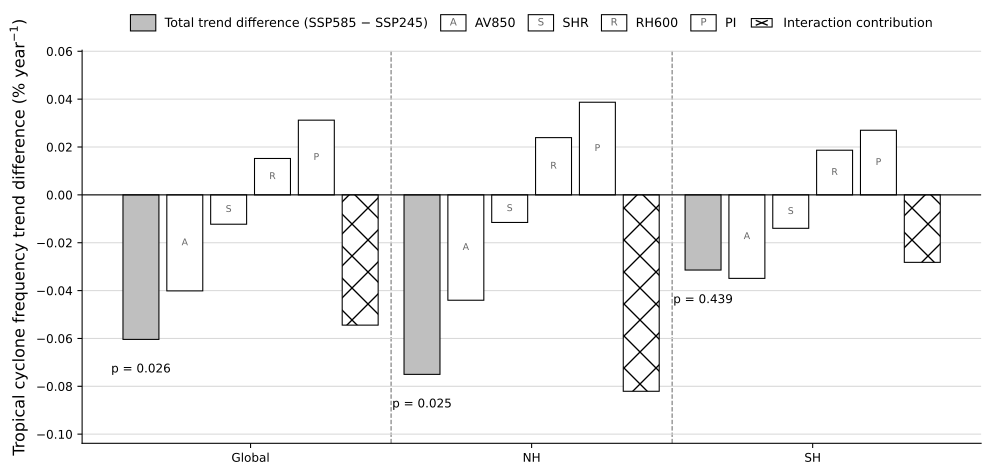

Here is the Python script that generated this plot:
from __future__ import annotations

import argparse
import itertools
import os
import subprocess
import sys
from pathlib import Path

SCRIPT_DIR = Path(__file__).resolve().parent
os.environ.setdefault("MPLCONFIGDIR", str(SCRIPT_DIR / ".mplconfig"))
os.environ.setdefault("XDG_CACHE_HOME", str(SCRIPT_DIR / ".cache"))

import matplotlib

matplotlib.use("Agg")
matplotlib.rcParams["axes.unicode_minus"] = True

import matplotlib.pyplot as plt
from matplotlib.legend_handler import HandlerBase
from matplotlib.lines import Line2D
from matplotlib.patches import Rectangle
import numpy as np
import pandas as pd
import statsmodels.api as sm

from matplotlib.text import Text


DEFAULT_INPUT = Path("g1_tc_by_basin_model_experiment_year.tsv")


DEFAULT_ONERETAINED_INPUT = Path("g1_oneretained_tc_by_basin_model_experiment_year.tsv")


DEFAULT_TWORETAINED_INPUT = Path("g1_tworetained_tc_by_basin_model_experiment_year.tsv")


DEFAULT_THREERETAINED_INPUT = Path("g1_threeretained_tc_by_basin_model_experiment_year.tsv")


BASIN_ORDER = ["AS", "BoB", "WNP", "ENP", "NA", "SI", "SP"]


GROUP_ORDER = ["Global", "NH", "SH"]


GROUP_BASINS = {
    "Global": BASIN_ORDER,
    "NH": ["AS", "BoB", "WNP", "ENP", "NA"],
    "SH": ["SI", "SP"],
}


BASELINE_EXPERIMENT = "historical"


BASELINE_YEARS = (1980, 2014)


FUTURE_EXPERIMENTS = ["ssp245", "ssp585"]


RETAINED_PREDICTOR_ORDER = ["av850", "shr", "rh600", "pi"]


RETAINED_PREDICTOR_LABELS = {
    "av850": "AV850",
    "shr": "SHR",
    "rh600": "RH600",
    "pi": "PI",
}


PREDICTOR_INDEX = {predictor: i for i, predictor in enumerate(RETAINED_PREDICTOR_ORDER)}


TWORETAINED_ORDER = [
    "av850_shr",
    "av850_rh600",
    "av850_pi",
    "shr_rh600",
    "shr_pi",
    "rh600_pi",
]


THREERETAINED_ORDER = [
    "av850_shr_rh600",
    "av850_shr_pi",
    "av850_rh600_pi",
    "shr_rh600_pi",
]


RETAINED_PREDICTOR_FILL_LETTERS = {
    "av850": "A",
    "shr": "S",
    "rh600": "R",
    "pi": "P",
}


PREDICTOR_BAR_FACE_COLOR = "#FFFFFF"


class LetterFillLegendItem:
    def __init__(self, letter: str) -> None:
        self.letter = letter


class LetterFillLegendHandler(HandlerBase):
    def create_artists(
        self,
        legend,
        orig_handle,
        xdescent,
        ydescent,
        width,
        height,
        fontsize,
        trans,
    ):
        x0 = -xdescent
        y0 = -ydescent
        rect = Rectangle(
            (x0, y0),
            width,
            height,
            facecolor=PREDICTOR_BAR_FACE_COLOR,
            edgecolor="black",
            linewidth=0.8,
            transform=trans,
        )
        artists = [rect]
        artists.append(
            Text(
                x=x0 + width * 0.5,
                y=y0 + height * 0.5,
                text=orig_handle.letter,
                ha="center",
                va="center",
                fontsize=fontsize * 0.8,
                color="#666666",
                transform=trans,
            )
        )
        return artists


def load_rate_table(path: Path) -> pd.DataFrame:
    df = pd.read_csv(path, sep="\t", keep_default_na=False)
    required = {
        "basin",
        "model",
        "experiment",
        "year",
        "rate_per_year_per_realization",
    }
    missing = required - set(df.columns)
    if missing:
        raise ValueError(f"Missing required columns in {path}: {sorted(missing)}")

    missing_experiments = set(["historical", *FUTURE_EXPERIMENTS]) - set(df["experiment"])
    if missing_experiments:
        raise ValueError(
            f"Missing required experiments in {path}: {sorted(missing_experiments)}"
        )

    missing_basins = set(BASIN_ORDER) - set(df["basin"])
    if missing_basins:
        raise ValueError(f"Missing required basins in {path}: {sorted(missing_basins)}")

    return df


def load_predictor_rate_table(
    path: Path, predictor_column: str, expected_values: list[str]
) -> pd.DataFrame:
    df = pd.read_csv(path, sep="\t", keep_default_na=False)
    required = {
        "basin",
        "model",
        "experiment",
        "variant",
        predictor_column,
        "year",
        "rate_per_year_per_realization",
    }
    missing = required - set(df.columns)
    if missing:
        raise ValueError(f"Missing required columns in {path}: {sorted(missing)}")

    missing_experiments = set(FUTURE_EXPERIMENTS) - set(df["experiment"])
    if missing_experiments:
        raise ValueError(
            f"Missing required experiments in {path}: {sorted(missing_experiments)}"
        )

    missing_predictors = set(expected_values) - set(df[predictor_column])
    if missing_predictors:
        raise ValueError(
            f"Missing required predictors in {path}: {sorted(missing_predictors)}"
        )

    missing_basins = set(BASIN_ORDER) - set(df["basin"])
    if missing_basins:
        raise ValueError(f"Missing required basins in {path}: {sorted(missing_basins)}")

    return df


def load_oneretained_rate_table(path: Path) -> pd.DataFrame:
    return load_predictor_rate_table(path, "retained_predictor", RETAINED_PREDICTOR_ORDER)


def load_tworetained_rate_table(path: Path) -> pd.DataFrame:
    return load_predictor_rate_table(
        path, "retained_predictor_pair", TWORETAINED_ORDER
    )


def load_threeretained_rate_table(path: Path) -> pd.DataFrame:
    return load_predictor_rate_table(
        path, "retained_predictor_triple", THREERETAINED_ORDER
    )


def build_group_rate_table(df: pd.DataFrame) -> pd.DataFrame:
    group_tables = []
    for group, basins in GROUP_BASINS.items():
        group_df = (
            df[df["basin"].isin(basins)]
            .groupby(["model", "experiment", "year"], as_index=False)["rate_per_year_per_realization"]
            .sum()
        )
        group_df.insert(0, "group", group)
        group_tables.append(group_df)
    return pd.concat(group_tables, ignore_index=True)


def build_group_predictor_rate_table(
    df: pd.DataFrame, predictor_column: str
) -> pd.DataFrame:
    group_tables = []
    for group, basins in GROUP_BASINS.items():
        group_df = (
            df[df["basin"].isin(basins)]
            .groupby(
                ["model", "experiment", predictor_column, "year"],
                as_index=False,
            )["rate_per_year_per_realization"]
            .sum()
        )
        group_df.insert(0, "group", group)
        group_tables.append(group_df)
    return pd.concat(group_tables, ignore_index=True)


def build_group_oneretained_rate_table(df: pd.DataFrame) -> pd.DataFrame:
    return build_group_predictor_rate_table(df, "retained_predictor")


def build_group_tworetained_rate_table(df: pd.DataFrame) -> pd.DataFrame:
    return build_group_predictor_rate_table(df, "retained_predictor_pair")


def build_group_threeretained_rate_table(df: pd.DataFrame) -> pd.DataFrame:
    return build_group_predictor_rate_table(df, "retained_predictor_triple")


def compute_historical_baseline(group_df: pd.DataFrame) -> pd.DataFrame:
    baseline = (
        group_df[
            (group_df["experiment"] == BASELINE_EXPERIMENT)
            & group_df["year"].between(*BASELINE_YEARS)
        ]
        .groupby(["group", "model"], as_index=False)["rate_per_year_per_realization"]
        .mean()
        .rename(columns={"rate_per_year_per_realization": "historical_mean_rate"})
    )

    zero_baseline = baseline[baseline["historical_mean_rate"] == 0][["group", "model"]]
    if not zero_baseline.empty:
        raise ValueError(
            "Historical mean rate is zero for group/model pairs, so percent change is "
            f"undefined: {zero_baseline.to_dict('records')[:6]}"
        )

    return baseline


def apply_historical_baseline(
    group_df: pd.DataFrame, baseline: pd.DataFrame
) -> pd.DataFrame:
    change_df = group_df.merge(
        baseline,
        on=["group", "model"],
        how="left",
        validate="many_to_one",
    )

    missing_baseline = change_df[change_df["historical_mean_rate"].isna()][
        ["group", "model"]
    ].drop_duplicates()
    if not missing_baseline.empty:
        raise ValueError(
            "Missing historical mean rate for group/model pairs: "
            f"{missing_baseline.to_dict('records')[:6]}"
        )

    change_df["change_percent"] = (
        change_df["rate_per_year_per_realization"] - change_df["historical_mean_rate"]
    ).div(change_df["historical_mean_rate"]).mul(100.0)
    return change_df


def compute_oneretained_change_table(
    oneretained_df: pd.DataFrame, baseline: pd.DataFrame
) -> pd.DataFrame:
    group_df = build_group_oneretained_rate_table(oneretained_df)
    return apply_historical_baseline(group_df, baseline)


def compute_tworetained_change_table(
    tworetained_df: pd.DataFrame, baseline: pd.DataFrame
) -> pd.DataFrame:
    group_df = build_group_tworetained_rate_table(tworetained_df)
    return apply_historical_baseline(group_df, baseline)


def compute_threeretained_change_table(
    threeretained_df: pd.DataFrame, baseline: pd.DataFrame
) -> pd.DataFrame:
    group_df = build_group_threeretained_rate_table(threeretained_df)
    return apply_historical_baseline(group_df, baseline)


def summarize_mean_change(change_df: pd.DataFrame) -> pd.DataFrame:
    return (
        change_df.groupby(["group", "experiment", "year"], as_index=False)["change_percent"]
        .mean()
        .rename(columns={"change_percent": "mean_change"})
    )


def summarize_predictor_mean_change(
    change_df: pd.DataFrame, predictor_column: str
) -> pd.DataFrame:
    return (
        change_df.groupby(
            ["group", predictor_column, "experiment", "year"], as_index=False
        )["change_percent"]
        .mean()
        .rename(columns={"change_percent": "mean_change"})
    )


def summarize_oneretained_mean_change(change_df: pd.DataFrame) -> pd.DataFrame:
    return summarize_predictor_mean_change(change_df, "retained_predictor")


def summarize_tworetained_mean_change(change_df: pd.DataFrame) -> pd.DataFrame:
    return summarize_predictor_mean_change(change_df, "retained_predictor_pair")


def summarize_threeretained_mean_change(change_df: pd.DataFrame) -> pd.DataFrame:
    return summarize_predictor_mean_change(change_df, "retained_predictor_triple")


def compute_method1_stats(summary: pd.DataFrame) -> pd.DataFrame:
    rows: list[dict[str, float | str]] = []

    for group in GROUP_ORDER:
        subset = summary[
            (summary["group"] == group)
            & (summary["experiment"].isin(FUTURE_EXPERIMENTS))
            & (summary["year"].between(2015, 2099))
        ].copy()
        if subset.empty:
            continue

        subset["year_centered"] = subset["year"] - 2015
        subset["is_ssp585"] = (subset["experiment"] == "ssp585").astype(int)
        subset["interaction"] = subset["year_centered"] * subset["is_ssp585"]

        design = sm.add_constant(subset[["year_centered", "is_ssp585", "interaction"]])
        fit = sm.OLS(subset["mean_change"], design).fit()

        rows.append({"group": group, "slope_diff": float(fit.params["interaction"])})

    return pd.DataFrame(rows)


def compute_predictor_method1_stats(
    summary: pd.DataFrame, predictor_column: str, key_order: list[str]
) -> pd.DataFrame:
    rows: list[dict[str, float | str]] = []

    for group in GROUP_ORDER:
        for predictor in key_order:
            subset = summary[
                (summary["group"] == group)
                & (summary[predictor_column] == predictor)
                & (summary["experiment"].isin(FUTURE_EXPERIMENTS))
                & (summary["year"].between(2015, 2099))
            ].copy()
            if subset.empty:
                continue

            subset["year_centered"] = subset["year"] - 2015
            subset["is_ssp585"] = (subset["experiment"] == "ssp585").astype(int)
            subset["interaction"] = subset["year_centered"] * subset["is_ssp585"]

            design = sm.add_constant(
                subset[["year_centered", "is_ssp585", "interaction"]]
            )
            fit = sm.OLS(subset["mean_change"], design).fit()

            rows.append(
                {
                    "group": group,
                    predictor_column: predictor,
                    "slope_diff": float(fit.params["interaction"]),
                }
            )

    return pd.DataFrame(rows)


def compute_oneretained_method1_stats(summary: pd.DataFrame) -> pd.DataFrame:
    return compute_predictor_method1_stats(
        summary, "retained_predictor", RETAINED_PREDICTOR_ORDER
    )


def compute_tworetained_method1_stats(summary: pd.DataFrame) -> pd.DataFrame:
    return compute_predictor_method1_stats(
        summary, "retained_predictor_pair", TWORETAINED_ORDER
    )


def compute_threeretained_method1_stats(summary: pd.DataFrame) -> pd.DataFrame:
    return compute_predictor_method1_stats(
        summary, "retained_predictor_triple", THREERETAINED_ORDER
    )


def ordered_combo_key(parts: tuple[str, ...] | list[str]) -> str:
    return "_".join(sorted(parts, key=PREDICTOR_INDEX.__getitem__))


def fill_text_for_combo(parts: tuple[str, ...] | list[str]) -> str:
    return " ".join(RETAINED_PREDICTOR_FILL_LETTERS[part] for part in parts)


def compute_twoway_interaction_stats(
    oneretained_method1_stats: pd.DataFrame,
    tworetained_method1_stats: pd.DataFrame,
) -> pd.DataFrame:
    single_lookup = oneretained_method1_stats.set_index(
        ["group", "retained_predictor"]
    )["slope_diff"]
    pair_lookup = tworetained_method1_stats.set_index(
        ["group", "retained_predictor_pair"]
    )["slope_diff"]
    rows: list[dict[str, float | str]] = []

    for group in GROUP_ORDER:
        for pair in TWORETAINED_ORDER:
            parts = tuple(pair.split("_"))
            rows.append(
                {
                    "group": group,
                    "effect_key": pair,
                    "effect_value": float(
                        pair_lookup.loc[(group, pair)]
                        - single_lookup.loc[(group, parts[0])]
                        - single_lookup.loc[(group, parts[1])]
                    ),
                    "fill_text": fill_text_for_combo(parts),
                    "effect_type": "two_way",
                }
            )

    return pd.DataFrame(rows)


def compute_threeway_interaction_stats(
    oneretained_method1_stats: pd.DataFrame,
    tworetained_method1_stats: pd.DataFrame,
    threeretained_method1_stats: pd.DataFrame,
) -> pd.DataFrame:
    single_lookup = oneretained_method1_stats.set_index(
        ["group", "retained_predictor"]
    )["slope_diff"]
    pair_lookup = tworetained_method1_stats.set_index(
        ["group", "retained_predictor_pair"]
    )["slope_diff"]
    triple_lookup = threeretained_method1_stats.set_index(
        ["group", "retained_predictor_triple"]
    )["slope_diff"]
    rows: list[dict[str, float | str]] = []

    for group in GROUP_ORDER:
        for triple in THREERETAINED_ORDER:
            parts = tuple(triple.split("_"))
            pair_keys = [
                ordered_combo_key((parts[0], parts[1])),
                ordered_combo_key((parts[0], parts[2])),
                ordered_combo_key((parts[1], parts[2])),
            ]
            rows.append(
                {
                    "group": group,
                    "effect_key": triple,
                    "effect_value": float(
                        triple_lookup.loc[(group, triple)]
                        - pair_lookup.loc[(group, pair_keys[0])]
                        - pair_lookup.loc[(group, pair_keys[1])]
                        - pair_lookup.loc[(group, pair_keys[2])]
                        + single_lookup.loc[(group, parts[0])]
                        + single_lookup.loc[(group, parts[1])]
                        + single_lookup.loc[(group, parts[2])]
                    ),
                    "fill_text": fill_text_for_combo(parts),
                    "effect_type": "three_way",
                }
            )

    return pd.DataFrame(rows)


def build_effect_offsets(effect_order: list[str]) -> tuple[np.ndarray, float]:
    count = len(effect_order)
    if count == 1:
        return np.array([0.0]), 0.28

    max_span = 0.78
    step = min(0.18, max_span / max(count - 1, 1))
    offsets = (np.arange(count, dtype=float) - (count - 1) / 2.0) * step
    bar_width = step * 0.82
    return offsets, bar_width


def add_group_separators(ax: plt.Axes) -> None:
    for xpos in [0.5, 1.5]:
        ax.axvline(xpos, color="#808080", linestyle="--", linewidth=0.9, zorder=0)


def add_centered_label_to_bar(ax: plt.Axes, bar, fill_text: str) -> None:
    if not fill_text:
        return
    height = float(bar.get_height())
    if pd.isna(height) or height == 0.0:
        return

    x = bar.get_x() + bar.get_width() * 0.5
    y = height * 0.5
    txt = ax.text(
        x,
        y,
        fill_text,
        ha="center",
        va="center",
        fontsize=7.0,
        color="#666666",
        zorder=bar.get_zorder() + 0.2,
        clip_on=True,
    )
    txt.set_clip_path(bar)


DEFAULT_OUTPUT = Path("GFig3.pdf")
MAIN_EFFECT_KEY = "total_trend_difference"
MAIN_EFFECT_LABEL = "Total trend difference (SSP585 − SSP245)"
MAIN_BAR_COLOR = "#BFBFBF"
INTERACTION_EFFECT_KEY = "interaction_contribution"
INTERACTION_EFFECT_LABEL = "Interaction contribution"
INTERACTION_EFFECT_HATCH = "x"
PANEL_TITLE = (
    "Total trend difference (SSP585 − SSP245), individual predictor contribution, "
    "and interaction contribution"
)


class CenteredHatchLegendItem:
    def __init__(self, hatch: str) -> None:
        self.hatch = hatch


class CenteredHatchLegendHandler(HandlerBase):
    def create_artists(
        self,
        legend,
        orig_handle,
        xdescent,
        ydescent,
        width,
        height,
        fontsize,
        trans,
    ):
        x0 = -xdescent
        y0 = -ydescent
        rect_width = width * 0.82
        rect_height = height * 0.52
        rect_x = x0 + (width - rect_width) * 0.5
        rect_y = y0 + (height - rect_height) * 0.5
        rect = Rectangle(
            (rect_x, rect_y),
            rect_width,
            rect_height,
            facecolor="white",
            edgecolor="black",
            linewidth=0.8,
            transform=trans,
        )
        artists = [rect]

        x_left = rect_x + rect_width * 0.24
        x_center = rect_x + rect_width * 0.5
        x_right = rect_x + rect_width * 0.76
        y_bottom = rect_y + rect_height * 0.24
        y_center = rect_y + rect_height * 0.5
        y_top = rect_y + rect_height * 0.76

        if orig_handle.hatch == "/":
            artists.append(
                Line2D(
                    [x_left, x_right],
                    [y_bottom, y_top],
                    color="black",
                    linewidth=1.0,
                    transform=trans,
                )
            )
        elif orig_handle.hatch == "x":
            artists.extend(
                [
                    Line2D(
                        [x_left, x_right],
                        [y_bottom, y_top],
                        color="black",
                        linewidth=1.0,
                        transform=trans,
                    ),
                    Line2D(
                        [x_left, x_right],
                        [y_top, y_bottom],
                        color="black",
                        linewidth=1.0,
                        transform=trans,
                    ),
                ]
            )
        elif orig_handle.hatch == ".":
            artists.append(
                Line2D(
                    [x_center],
                    [y_center],
                    marker="o",
                    markersize=3.2,
                    linestyle="None",
                    markeredgecolor="black",
                    markerfacecolor="none",
                    transform=trans,
                )
            )

        return artists


def parse_args() -> argparse.Namespace:
    parser = argparse.ArgumentParser(
        description=(
            "Plot grouped SSP585 minus SSP245 differences in TC genesis-rate "
            "change with the total trend difference, individual predictor "
            "contributions, and summed interaction contribution."
        )
    )
    parser.add_argument(
        "--input",
        type=Path,
        default=DEFAULT_INPUT,
        help=f"Input TSV file (default: {DEFAULT_INPUT})",
    )
    parser.add_argument(
        "--output",
        type=Path,
        default=DEFAULT_OUTPUT,
        help=f"Output figure path (default: {DEFAULT_OUTPUT})",
    )
    parser.add_argument(
        "--oneretained-input",
        type=Path,
        default=DEFAULT_ONERETAINED_INPUT,
        help=(
            "One-retained-predictor input TSV file "
            f"(default: {DEFAULT_ONERETAINED_INPUT})"
        ),
    )
    parser.add_argument(
        "--tworetained-input",
        type=Path,
        default=DEFAULT_TWORETAINED_INPUT,
        help=(
            "Two-retained-predictor input TSV file "
            f"(default: {DEFAULT_TWORETAINED_INPUT})"
        ),
    )
    parser.add_argument(
        "--threeretained-input",
        type=Path,
        default=DEFAULT_THREERETAINED_INPUT,
        help=(
            "Three-retained-predictor input TSV file "
            f"(default: {DEFAULT_THREERETAINED_INPUT})"
        ),
    )
    return parser.parse_args()


def compute_fourway_summary(
    summary: pd.DataFrame,
    oneretained_summary: pd.DataFrame,
    tworetained_summary: pd.DataFrame,
    threeretained_summary: pd.DataFrame,
) -> pd.DataFrame:
    main_lookup = summary.set_index(["group", "experiment", "year"])["mean_change"]
    single_lookup = oneretained_summary.set_index(
        ["group", "retained_predictor", "experiment", "year"]
    )["mean_change"]
    pair_lookup = tworetained_summary.set_index(
        ["group", "retained_predictor_pair", "experiment", "year"]
    )["mean_change"]
    triple_lookup = threeretained_summary.set_index(
        ["group", "retained_predictor_triple", "experiment", "year"]
    )["mean_change"]
    pair_keys = [
        ordered_combo_key(parts)
        for parts in itertools.combinations(RETAINED_PREDICTOR_ORDER, 2)
    ]
    triple_keys = [
        ordered_combo_key(parts)
        for parts in itertools.combinations(RETAINED_PREDICTOR_ORDER, 3)
    ]

    rows: list[dict[str, float | int | str]] = []
    for group in GROUP_ORDER:
        for experiment in FUTURE_EXPERIMENTS:
            years = summary[
                (summary["group"] == group) & (summary["experiment"] == experiment)
            ]["year"].tolist()
            for year in sorted(years):
                rows.append(
                    {
                        "group": group,
                        "experiment": experiment,
                        "year": int(year),
                        "mean_change": float(
                            main_lookup.loc[(group, experiment, year)]
                            - sum(
                                triple_lookup.loc[(group, key, experiment, year)]
                                for key in triple_keys
                            )
                            + sum(
                                pair_lookup.loc[(group, key, experiment, year)]
                                for key in pair_keys
                            )
                            - sum(
                                single_lookup.loc[(group, key, experiment, year)]
                                for key in RETAINED_PREDICTOR_ORDER
                            )
                        ),
                    }
                )

    return pd.DataFrame(rows)


def compute_fourway_method1_stats(
    summary: pd.DataFrame,
    oneretained_summary: pd.DataFrame,
    tworetained_summary: pd.DataFrame,
    threeretained_summary: pd.DataFrame,
) -> pd.DataFrame:
    fourway_summary = compute_fourway_summary(
        summary,
        oneretained_summary,
        tworetained_summary,
        threeretained_summary,
    )
    return compute_method1_stats(fourway_summary)


def compute_method1_stats_with_pvalues(summary: pd.DataFrame) -> pd.DataFrame:
    rows: list[dict[str, float | str]] = []

    for group in GROUP_ORDER:
        subset = summary[
            (summary["group"] == group)
            & (summary["experiment"].isin(FUTURE_EXPERIMENTS))
            & (summary["year"].between(2015, 2099))
        ].copy()
        if subset.empty:
            continue

        subset["year_centered"] = subset["year"] - 2015
        subset["is_ssp585"] = (subset["experiment"] == "ssp585").astype(int)
        subset["interaction"] = subset["year_centered"] * subset["is_ssp585"]

        design = sm.add_constant(subset[["year_centered", "is_ssp585", "interaction"]])
        fit = sm.OLS(subset["mean_change"], design).fit()
        rows.append(
            {
                "group": group,
                "slope_diff": float(fit.params["interaction"]),
                "p_value": float(fit.pvalues["interaction"]),
            }
        )

    return pd.DataFrame(rows)


def build_display_table(
    method1_stats: pd.DataFrame,
    oneretained_method1_stats: pd.DataFrame,
    twoway_interaction_stats: pd.DataFrame,
    threeway_interaction_stats: pd.DataFrame,
    fourway_method1_stats: pd.DataFrame,
) -> pd.DataFrame:
    two_way_lookup = twoway_interaction_stats.groupby("group")["effect_value"].sum()
    three_way_lookup = threeway_interaction_stats.groupby("group")["effect_value"].sum()
    fourway_lookup = fourway_method1_stats.set_index("group")
    total_lookup = method1_stats.set_index("group")

    rows: list[dict[str, float | str]] = []
    for group in GROUP_ORDER:
        rows.append(
            {
                "group": group,
                "effect_key": MAIN_EFFECT_KEY,
                "effect_value": float(total_lookup.loc[group, "slope_diff"]),
                "fill_text": "",
                "facecolor": MAIN_BAR_COLOR,
                "hatch": "",
                "p_value": float(total_lookup.loc[group, "p_value"]),
            }
        )
        predictor_rows = oneretained_method1_stats[
            oneretained_method1_stats["group"] == group
        ].set_index("retained_predictor")
        for predictor in RETAINED_PREDICTOR_ORDER:
            rows.append(
                {
                    "group": group,
                    "effect_key": predictor,
                    "effect_value": float(predictor_rows.loc[predictor, "slope_diff"]),
                    "fill_text": fill_text_for_combo((predictor,)),
                    "facecolor": PREDICTOR_BAR_FACE_COLOR,
                    "hatch": "",
                    "p_value": float("nan"),
                }
            )
        rows.append(
            {
                "group": group,
                "effect_key": INTERACTION_EFFECT_KEY,
                "effect_value": float(
                    two_way_lookup.loc[group]
                    + three_way_lookup.loc[group]
                    + fourway_lookup.loc[group, "slope_diff"]
                ),
                "fill_text": "",
                "facecolor": "white",
                "hatch": INTERACTION_EFFECT_HATCH,
                "p_value": float("nan"),
            }
        )

    return pd.DataFrame(rows)


def format_p_value_text(p_value: float) -> str:
    if pd.isna(p_value):
        return "p = NA"
    if p_value < 0.001:
        return "p < 0.001"
    return f"p = {round(p_value, 3):.3f}"


def plot_method_comparison(
    display_df: pd.DataFrame,
    output_path: Path,
) -> None:
    fig, ax = plt.subplots(1, 1, figsize=(10.2, 4.9), constrained_layout=True)
    fig.set_constrained_layout_pads(h_pad=0.08, w_pad=0.04)
    fig.supylabel(r"Tropical cyclone frequency trend difference (% year$^{-1}$)")

    effect_order = [
        MAIN_EFFECT_KEY,
        *RETAINED_PREDICTOR_ORDER,
        INTERACTION_EFFECT_KEY,
    ]
    panel_df = (
        display_df.pivot(index="group", columns="effect_key", values="effect_value")
        .reindex(GROUP_ORDER)
        .reindex(columns=effect_order)
    )
    effect_style = display_df.drop_duplicates("effect_key").set_index("effect_key")
    all_values = display_df["effect_value"].dropna()
    ymin = min(float(all_values.min()), 0.0) if not all_values.empty else -0.1
    ymax = max(float(all_values.max()), 0.0) if not all_values.empty else 0.1
    pad = max((ymax - ymin) * 0.18, max(abs(ymin), abs(ymax)) * 0.12, 0.02)
    y_lower = ymin - pad
    y_upper = 0.0 if ymax <= 0 else ymax + pad
    text_offset = max((ymax - ymin) * 0.06, 0.01)

    x = np.arange(len(GROUP_ORDER))
    offsets, bar_width = build_effect_offsets(effect_order)
    for offset, effect_key in zip(offsets, effect_order):
        bars = ax.bar(
            x + offset,
            panel_df[effect_key],
            width=bar_width,
            color=str(effect_style.loc[effect_key, "facecolor"]),
            edgecolor="black",
            linewidth=0.8,
            hatch=str(effect_style.loc[effect_key, "hatch"]),
        )
        fill_text = str(effect_style.loc[effect_key, "fill_text"])
        if fill_text:
            for bar in bars:
                add_centered_label_to_bar(ax, bar, fill_text)

    ax.axhline(0, color="black", linewidth=0.8)
    ax.set_xticks(x)
    ax.set_xticklabels(GROUP_ORDER)
    ax.grid(axis="y", color="#D9D9D9", linewidth=0.8)
    ax.set_axisbelow(True)
    ax.spines["top"].set_visible(False)
    ax.spines["right"].set_visible(False)
    add_group_separators(ax)

    total_offset = float(offsets[0])
    total_series = (
        display_df[display_df["effect_key"] == MAIN_EFFECT_KEY]
        .set_index("group")
        .reindex(GROUP_ORDER)
    )
    for xpos, group in zip(x, GROUP_ORDER):
        row = total_series.loc[group]
        height = float(row["effect_value"])
        p_text = format_p_value_text(float(row["p_value"]))
        text_y = height + text_offset if height >= 0 else height - text_offset
        va = "bottom" if height >= 0 else "top"
        ax.text(
            xpos + total_offset,
            text_y,
            p_text,
            ha="center",
            va=va,
            fontsize=9,
        )

    ax.legend(
        handles=[
            Rectangle(
                (0, 0),
                1,
                1,
                facecolor=MAIN_BAR_COLOR,
                edgecolor="black",
                linewidth=0.8,
            ),
            *[
                LetterFillLegendItem(RETAINED_PREDICTOR_FILL_LETTERS[predictor])
                for predictor in RETAINED_PREDICTOR_ORDER
            ],
            CenteredHatchLegendItem(INTERACTION_EFFECT_HATCH),
        ],
        labels=[
            MAIN_EFFECT_LABEL,
            *[
                RETAINED_PREDICTOR_LABELS[predictor]
                for predictor in RETAINED_PREDICTOR_ORDER
            ],
            INTERACTION_EFFECT_LABEL,
        ],
        handler_map={
            LetterFillLegendItem: LetterFillLegendHandler(),
            CenteredHatchLegendItem: CenteredHatchLegendHandler(),
        },
        frameon=False,
        ncol=6,
        loc="lower center",
        bbox_to_anchor=(0.5, 1.02),
        fontsize=9.5,
        handleheight=1.6,
        handlelength=2.0,
        handletextpad=0.7,
        borderpad=0.4,
        labelspacing=0.8,
        columnspacing=1.0,
    )
    ax.set_ylim(y_lower, y_upper)
    ax.tick_params(axis="x", labelsize=9)
    ax.tick_params(axis="y", labelsize=9)

    output_path.parent.mkdir(parents=True, exist_ok=True)
    fig.savefig(output_path, dpi=300, bbox_inches="tight")
    fig.savefig(output_path.with_suffix(".svg"), bbox_inches="tight")
    plt.close(fig)


def open_output(path: Path) -> None:
    resolved = path.resolve()
    try:
        if sys.platform == "darwin":
            subprocess.run(["open", str(resolved)], check=True, stdout=subprocess.DEVNULL, stderr=subprocess.DEVNULL)
        elif sys.platform.startswith("linux"):
            subprocess.run(["xdg-open", str(resolved)], check=True, stdout=subprocess.DEVNULL, stderr=subprocess.DEVNULL)
        elif sys.platform == "win32":
            os.startfile(str(resolved))
    except Exception:
        pass


def main() -> int:
    args = parse_args()
    Path(os.environ["MPLCONFIGDIR"]).mkdir(parents=True, exist_ok=True)
    Path(os.environ["XDG_CACHE_HOME"]).mkdir(parents=True, exist_ok=True)

    df = load_rate_table(args.input)
    oneretained_df = load_oneretained_rate_table(args.oneretained_input)
    tworetained_df = load_tworetained_rate_table(args.tworetained_input)
    threeretained_df = load_threeretained_rate_table(args.threeretained_input)

    group_df = build_group_rate_table(df)
    baseline = compute_historical_baseline(group_df)
    change_df = apply_historical_baseline(group_df, baseline)
    summary = summarize_mean_change(change_df)
    method1_stats = compute_method1_stats_with_pvalues(summary)

    oneretained_change_df = compute_oneretained_change_table(oneretained_df, baseline)
    oneretained_summary = summarize_oneretained_mean_change(oneretained_change_df)
    oneretained_method1_stats = compute_oneretained_method1_stats(oneretained_summary)

    tworetained_change_df = compute_tworetained_change_table(tworetained_df, baseline)
    tworetained_summary = summarize_tworetained_mean_change(tworetained_change_df)
    tworetained_method1_stats = compute_tworetained_method1_stats(tworetained_summary)

    threeretained_change_df = compute_threeretained_change_table(
        threeretained_df, baseline
    )
    threeretained_summary = summarize_threeretained_mean_change(
        threeretained_change_df
    )
    threeretained_method1_stats = compute_threeretained_method1_stats(
        threeretained_summary
    )

    twoway_interaction_stats = compute_twoway_interaction_stats(
        oneretained_method1_stats, tworetained_method1_stats
    )
    threeway_interaction_stats = compute_threeway_interaction_stats(
        oneretained_method1_stats,
        tworetained_method1_stats,
        threeretained_method1_stats,
    )
    fourway_method1_stats = compute_fourway_method1_stats(
        summary,
        oneretained_summary,
        tworetained_summary,
        threeretained_summary,
    )
    display_df = build_display_table(
        method1_stats,
        oneretained_method1_stats,
        twoway_interaction_stats,
        threeway_interaction_stats,
        fourway_method1_stats,
    )

    plot_method_comparison(display_df, args.output)
    open_output(args.output)
    return 0


if __name__ == "__main__":
    raise SystemExit(main())
